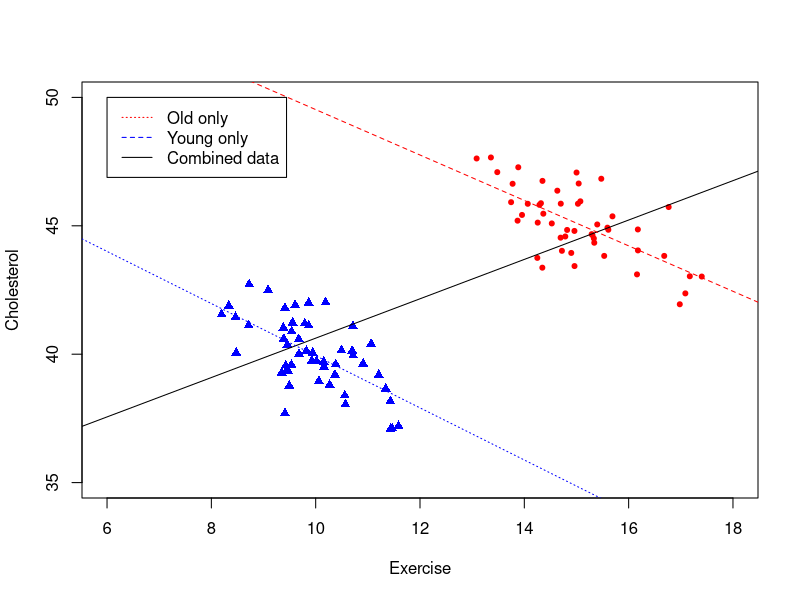
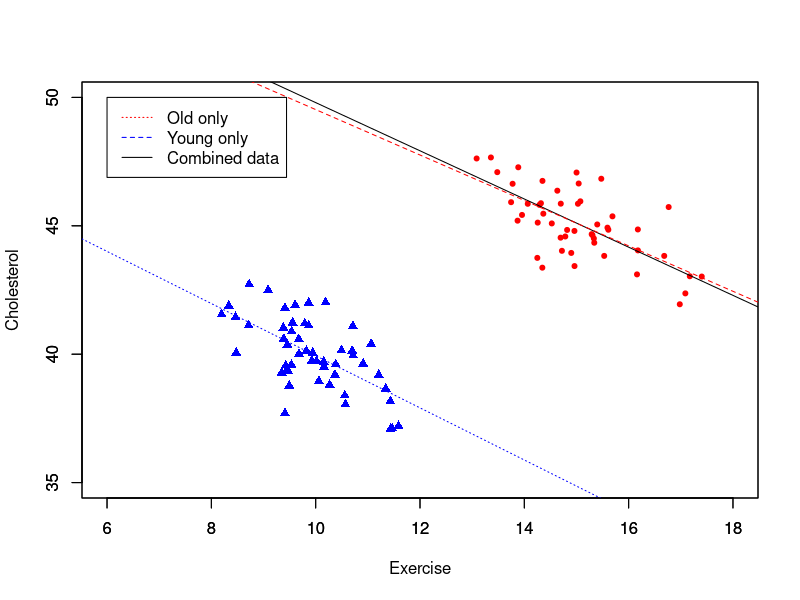
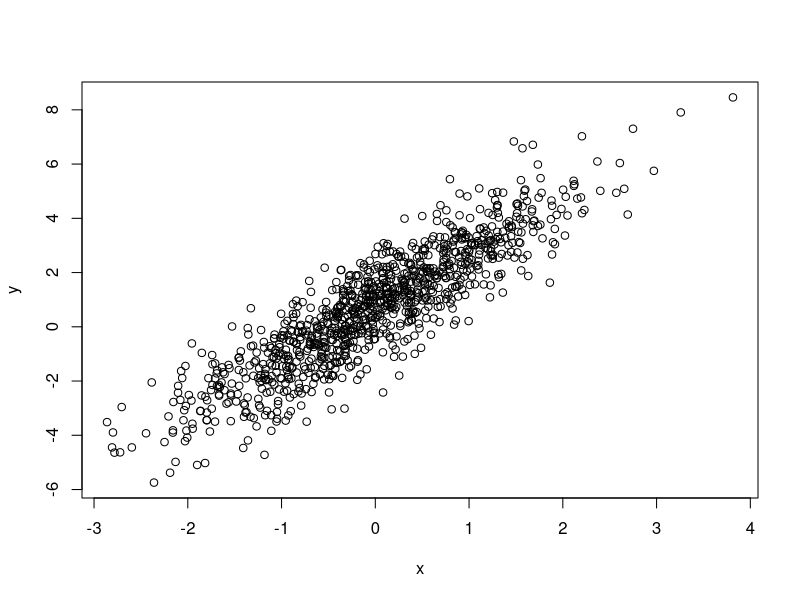
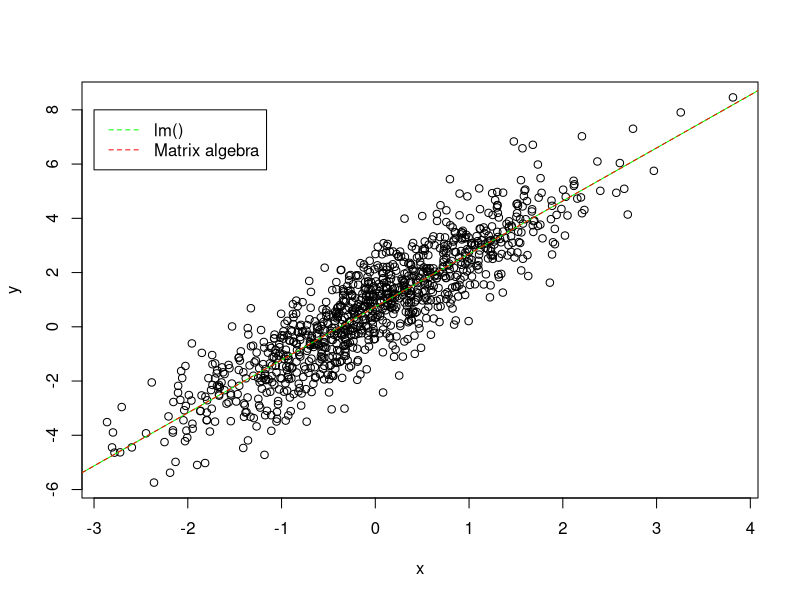
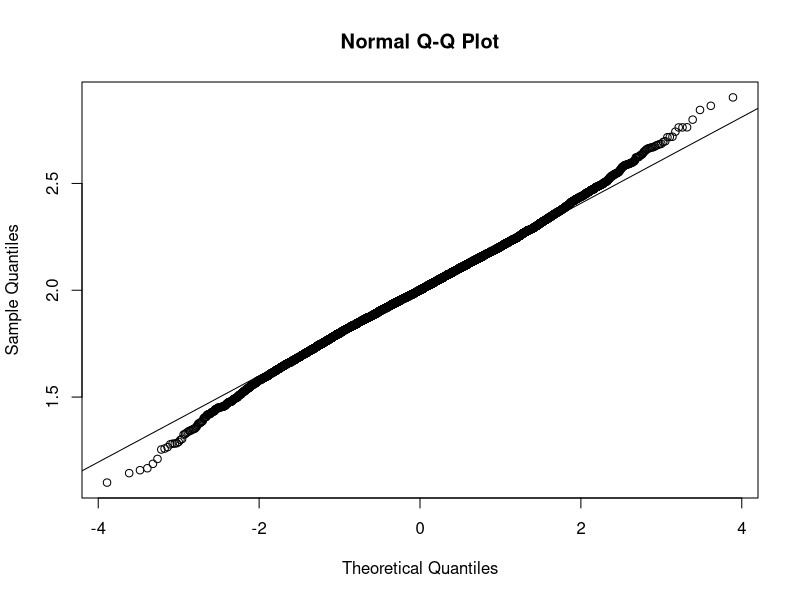
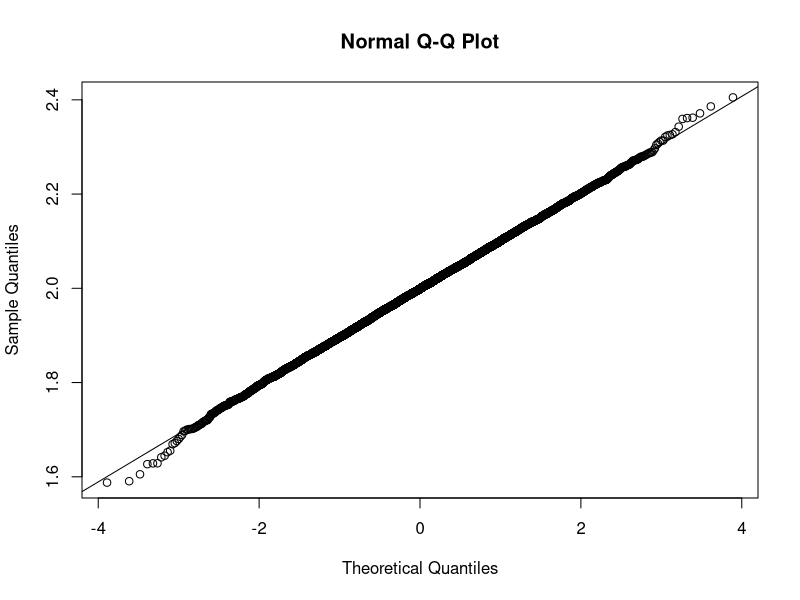

R code for these plots, in order: (Note: this script raises an error after producing the figures.)
## ---- chunk 1
knitr::opts_chunk$set(echo = TRUE)
## ---- chunk 2
library(Matrix) # Matrix operations
library(MASS) # For Moore-Penrose pseudo-inverse ginv()
library(doParallel)
library(nortest)
## ---- chunk 3
A = matrix(c(1,1,2,2),nrow=2)
B = matrix(c(1,1,2,2,1,2),nrow=3)
C = matrix(c(1,1,2,0),nrow=2)
D = matrix(c(1,2,3,2,0,2),nrow=3)
rankMatrix(A)
rankMatrix(B)
rankMatrix(C)
rankMatrix(D)
## ---- chunk 4
df = read.csv("exercise_and_cholesterol.csv")
old_df = df[df$Age=="Old",]
young_df = df[df$Age=="Young",]

attach(df)
plot(Cholesterol ~ Exercise,col=ifelse(Age=="Old","red","blue"),
     pch=ifelse(Age=="Old",20,17),ylim=c(35,50),xlim=c(6,18))

all_model = lm(Cholesterol ~ Exercise, data=df)
young_model = lm(Cholesterol ~ Exercise, data=young_df)
old_model = lm(Cholesterol ~ Exercise, data=old_df)
abline(all_model$coefficients[1],all_model$coefficients[2], lty="solid")
abline(young_model$coefficients[1],young_model$coefficients[2], lty="dotted",col="blue")
abline(old_model$coefficients[1],old_model$coefficients[2], lty="dashed",col="red")
legend(6, 50, legend=c("Old only", "Young only","Combined data"),
       col=c("red", "blue","black"), lty=c("dotted","dashed","solid"), cex=1)
## ---- chunk 5
plot(young_df$Cholesterol ~ young_df$Exercise,col="blue",pch=17,
     ylim=c(35,50),xlim=c(6,18),xlab="",ylab="")
par(new=TRUE)
plot(old_df$Cholesterol ~ old_df$Exercise,col="red",pch=20,
     ylim=c(35,50),xlim=c(6,18),xlab="Exercise",ylab="Cholesterol")

all_model = lm(Cholesterol ~ Exercise + Age, data=df)
young_model = lm(Cholesterol ~ Exercise, data=young_df)
old_model = lm(Cholesterol ~ Exercise, data=old_df)
abline(all_model$coefficients[1],all_model$coefficients[2], lty="solid")
abline(young_model$coefficients[1],young_model$coefficients[2], lty="dotted",col="blue")
abline(old_model$coefficients[1],old_model$coefficients[2], lty="dashed",col="red")
legend(6, 50, legend=c("Old only", "Young only","Combined data"),
       col=c("red", "blue","black"), lty=c("dotted","dashed","solid"), cex=1)

## ---- chunk 6
set.seed(37)
# Data generation
x = rnorm(1000) # Sample 1000 points from N(0, 1)
e = rnorm(1000)
y = 0.7 + 2*x + e
plot(y ~ x)
## ---- chunk 7
# Use lm()
model = lm(y ~ x)
summary(model)
# y = 0.734 + 1.954 * x
## ---- chunk 8
library(MASS)
# Use matrix algebra
X = cbind(rep(1,1000),x) # Add bias(constant for intercept) to data matrix
Y = y
beta_h = ginv(t(X)%*%X)%*%t(X)%*%Y
beta_h # \beta0 = 0.734, \beta1 = 1.954

plot(y ~ x)
abline(model$coefficients[1],model$coefficients[2],col="green")
abline(beta_h[1],beta_h[2],col="red",lty="dashed")
legend(-3,8,legend=c("lm()", "Matrix algebra"),col=c("green","red"),lty=c("dashed","dashed"))
## ---- chunk 9
X = cbind(rep(1,1000), x)
Y = y
# Objective function
fun = function(beta) {
  sum((Y - X%*%beta)^2)
}
# Start optimization with random initialization
optim(runif(2),fun) # \beta0 = 0.734, \beta1 = 1.954
## ---- chunk 10
beta1 = cov(x,y)/var(x)
beta0 = mean(y) - beta1*mean(x)
beta0 # 0.734
beta1 # 1.954
## ---- chunk 11
set.seed(37)
S = 10000
single_loop = function(N) {
  x = rnorm(N)
  e = rnorm(N)
  Y = 0.7 + 2*x + e
  X = cbind(rep(1,N),x)
  beta_h = ginv(t(X)%*%X)%*%t(X)%*%Y
  beta1 = beta_h[2]
}
vec_loop = Vectorize(single_loop)


res1 = vec_loop(rep(25,S))
res2 = vec_loop(rep(100,S))

c(mean(res1),mean(res2)) # 2.002271,  1.998513
c(var(res1),var(res2)) # 0.04465469,  0.01046778

# Assume normality, do var test
var.test(res1, res2, alternative = "two.sided") # p-value < 2.2e-16
t.test(res1, res2, alternative = "two.sided", var.equal = FALSE) # p-value = 0.1095

## ---- chunk 12
normality_check = function(res1, res2) {
  # Test normality
  #Anderson-Darling normality test
  print(ad.test(res1))
  print(ad.test(res2))
  qqnorm(res1)
  qqline(res1)
  qqnorm(res2)
  qqline(res2)
  
  # Plot density
  # Call lm_reg and do the computation 
  cores=detectCores()
  cl <- parallel::makeCluster(2, setup_strategy = "sequential")
  registerDoParallel(cl)
  stopCluster(cl)
  
  # Plot the distribution of beta1^hat and normal distribution
  x = seq(min(res1), max(res1), length=100)
  hx1 = dnorm(x,mean=mean(res1),sd=sd(res1))
  hx2 = dnorm(x,mean=mean(res2),sd=sd(res2))
  res1_hist=hist(res1, breaks = 10^2, plot=FALSE)
  res2_hist=hist(res2, breaks = 10^2, plot=FALSE)
  
  plot(x,hx1,xlab="",ylab="",main="",
       col="blue",lty=2,type="l",lwd=1,
       ylim=c(0,max(c(res1_hist$density, res2_hist$density))))
  mtext("beta^hat",side=1,line=2)
  mtext("density",side=2, line=2)
  
  lines(x,hx2,col="blue",lty=2,type="l",lwd=1)
  lines(res1_hist$mids,res1_hist$density,
        col="red",lty=1,lwd=1)
  lines(res2_hist$mids,res2_hist$density,
        col="green",lty=1,lwd=1)
  
  legend("topleft",
         legend=c("normal distribution",
                  "distribution of 100000 betas with N=100",
                  "distribution of 100000 betas with N=25"),
         col=c("blue","red","green"),
         lty=c(2,1,1),cex=0.8,bty = "n")
  
}
normality_check(res1,res2)
## ---- chunk 13
set.seed(37)
S = 10000
single_loop = function(N) {
  x = rnorm(N)
  e = runif(N)
  Y = 0.7 + 2*x + e
  X = cbind(rep(1,N),x)
  beta_h = ginv(t(X)%*%X)%*%t(X)%*%Y
  beta1 = beta_h[2]
}
vec_loop = Vectorize(single_loop)

res1 = vec_loop(rep(25,S))
res2 = vec_loop(rep(100,S))

c(mean(res1),mean(res2)) # 1.999372,  2.000016
c(var(res1),var(res2)) # 0.003772373,  0.0008630136

var.test(res1, res2, alternative = "two.sided") # p-value < 2.2e-16
t.test(res1, res2, alternative = "two.sided", var.equal = FALSE) # p-value = 0.3446

normality_check(res1,res2)
## ---- chunk 14
set.seed(37)
S = 10000
single_loop = function(N) {
  x = rnorm(N)
  e = rcauchy(N)
  Y = 0.7 + 2*x + e
  X = cbind(rep(1,N),x)
  beta_h = ginv(t(X)%*%X)%*%t(X)%*%Y
  beta1 = beta_h[2]
}
vec_loop = Vectorize(single_loop)

res1 = vec_loop(rep(25,S))
res2 = vec_loop(rep(100,S))

mean(res1) # 1.907382
mean(res2) # -1.599096
var(res1) # 3427.213
var(res2) # 29851.75
t.test(res1, res2, alternative = "two.sided", var.equal = FALSE) # p-value = 0.05461

normality_check(res1,res2)
## ---- chunk 15
library(numDeriv)

func1 = function(r, x0=10000,p=250, n=60) {
  # Iteration method to calculate xn
  x = x0
  for(i in 1:n) {
    x = x*(1+r) - p
  }
  res = x
}

func2 = function(r, x0=10000,p=250, n=60) {
  # Close form of xn
  xn = x0*(1+r)^n + p*(1-(1+r)^n)/r
}
## ---- chunk 16

bisection_method = function(f,left,right,tol=1e-10,n=1000) {
  if(sign(f(left))==sign(f(right))) {
    print("Bad Initial Points!")
    stop()
  }
  
  history = right
  for (i in 1:n) {
    mid = (left+right)/2
    if (f(mid)==0) {
      history = c(history,mid)
      res = list('optim r' = mid, 'iterations' = i,'history'=history)
      return(res)
    } else if (sign(f(mid))==sign(f(right))) {
      right = mid
      history = c(history,right)
    } else {
      left = mid
      history = c(history,left)
    }
    
    if(abs(left-right) < tol) {
      res = list('optim r' = mid, 'iterations' = i,'history'=history)
      return(res)
    }
  }
  print("Maximum number of iteration reached")
  res = list('optim r' = mid, 'iterations' = i,'history'=history)
  return(res)
}

newton_method = function(f, r0, tol=1e-8,n=1000) {
  history = r0
  for(i in 1:n) {
    deriv = genD(func = f, x = r0)$D
    r1 = r0 - f(r0)/deriv[1]
    history = c(history,r1)
    if(abs(r1-r0) < tol) {
      res = list('optim r' = r1, 'iterations' = i,'history'=history)
      return(res)
    }
    r0 = r1
  }
  print("Maximum number of iteration reached")
  res = list('optim r' = r1, 'iterations' = i,'history'=history)
  return(res)
}

# Start searching from 1% interest rate
sol1 = newton_method(func2, 0.01)
sol2 = newton_method(func2, 0.02)
sol3 = newton_method(func2, 0.03)
sol4 = bisection_method(func2, 0.01, 0.04)
sol5 = bisection_method(func2, 0.01, 0.05)
c(sol1$`optim r`, sol2$`optim r`, sol3$`optim r`, 
  sol4$`optim r`, sol5$`optim r`)
## ---- chunk 17

plot(1:length(sol5$history),sol5$history,type="b",pch=20,col="blue",
     xlim=c(1,15),ylim=c(0.01,0.05),xlab="iterations",ylab="r")
abline(sol1$`optim r`,0,col="black")
lines(1:length(sol1$history),sol1$history,type="b",pch=20,col="red")
lines(1:length(sol2$history),sol2$history,type="b",pch=20,col="purple")
lines(1:length(sol3$history),sol3$history,type="b",pch=20,col="orange")
lines(1:length(sol4$history),sol4$history,type="b",pch=20,col="green")
## ---- chunk 18
set.seed(37)

invSampling = function(N) {
  # Returns a vector of N elements sampled by inversion.
  return(runif(N)^(1/3))
}

hist(invSampling(10^6),xlab="X")
## ---- chunk 19
set.seed(37)

revenue = function(x,y) {
  return(y*(log(x)+1)-y^2*sqrt(1-x^4))
}

X = invSampling(1000000)
expectedReturn = function(y) {
  # Compute expected return given y
  N = 1000000
  #X = invSampling(N)
  Y = rep(y,N)
  
  # Take mean of 10^6 sampled return to approximate expectation
  res = sum(mapply(revenue, X, Y))/N
}
## ---- chunk 20
# take y from 0 to 1 with step 0.01
Y = seq(0,1,0.01)
returns = sapply(Y,expectedReturn)
## ---- chunk 21
plot(returns ~ Y, type="l")
abline(0,0)
## ---- chunk 22
newton_optim = function(f, x0, tol=1e-10, n=1000) {
  history = x0
  
  for(i in 1:n) {
    deriv = genD(func=f, x=x0)$D
    x1 = x0 - deriv[1]/deriv[2]
    history = c(history, x1)
    if(abs(x1 - x0) < tol) {
      return(list(`optim x`=x1, `iterations`=i, `history`=history))
    }
    # Continue iteration
    x0 = x1
  }
  print("Maximum number of iteration reached")
  return(list(`optim x`=x1, `iterations`=i, `history`=history))
}

newton_optim(expectedReturn, 0)
# 0.4637619
